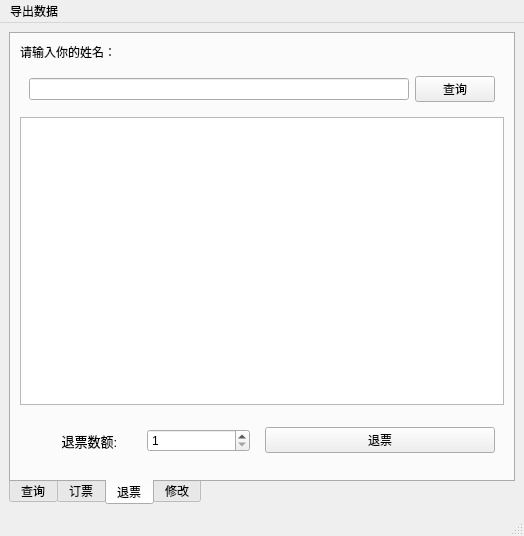
<?xml version="1.0" encoding="UTF-8"?>
<ui version="4.0">
 <class>MainWindow2</class>
 <widget class="QMainWindow" name="MainWindow2">
  <property name="geometry">
   <rect>
    <x>0</x>
    <y>0</y>
    <width>524</width>
    <height>536</height>
   </rect>
  </property>
  <property name="windowTitle">
   <string>MainWindow</string>
  </property>
  <widget class="QWidget" name="centralwidget">
   <layout class="QGridLayout" name="gridLayout">
    <item row="0" column="0">
     <widget class="QTabWidget" name="tabWidget">
      <property name="layoutDirection">
       <enum>Qt::LeftToRight</enum>
      </property>
      <property name="tabPosition">
       <enum>QTabWidget::South</enum>
      </property>
      <property name="tabShape">
       <enum>QTabWidget::Rounded</enum>
      </property>
      <property name="currentIndex">
       <number>2</number>
      </property>
      <property name="elideMode">
       <enum>Qt::ElideLeft</enum>
      </property>
      <property name="documentMode">
       <bool>false</bool>
      </property>
      <property name="movable">
       <bool>false</bool>
      </property>
      <widget class="QWidget" name="tab">
       <attribute name="title">
        <string>查询</string>
       </attribute>
       <layout class="QVBoxLayout" name="verticalLayout">
        <item>
         <widget class="QWidget" name="widget" native="true">
          <layout class="QHBoxLayout" name="horizontalLayout_2">
           <item>
            <widget class="QComboBox" name="comboBox"/>
           </item>
           <item>
            <widget class="QPushButton" name="pushButton">
             <property name="sizePolicy">
              <sizepolicy hsizetype="Minimum" vsizetype="Fixed">
               <horstretch>0</horstretch>
               <verstretch>0</verstretch>
              </sizepolicy>
             </property>
             <property name="text">
              <string>查询</string>
             </property>
            </widget>
           </item>
          </layout>
         </widget>
        </item>
        <item>
         <widget class="QTableWidget" name="tableWidget"/>
        </item>
       </layout>
      </widget>
      <widget class="QWidget" name="tab_2">
       <attribute name="title">
        <string>订票</string>
       </attribute>
       <layout class="QVBoxLayout" name="verticalLayout_2">
        <item>
         <widget class="QLabel" name="label">
          <property name="text">
           <string>请输入航班号：</string>
          </property>
         </widget>
        </item>
        <item>
         <widget class="QWidget" name="widget_2" native="true">
          <layout class="QHBoxLayout" name="horizontalLayout_3">
           <item>
            <widget class="QLineEdit" name="lineEdit"/>
           </item>
           <item>
            <widget class="QPushButton" name="pushButton_2">
             <property name="sizePolicy">
              <sizepolicy hsizetype="Minimum" vsizetype="Fixed">
               <horstretch>0</horstretch>
               <verstretch>0</verstretch>
              </sizepolicy>
             </property>
             <property name="text">
              <string>查询</string>
             </property>
            </widget>
           </item>
          </layout>
         </widget>
        </item>
        <item>
         <widget class="QTableWidget" name="tableWidget_2"/>
        </item>
        <item>
         <widget class="QPushButton" name="dp">
          <property name="text">
           <string>订票</string>
          </property>
         </widget>
        </item>
       </layout>
      </widget>
      <widget class="QWidget" name="tab_3">
       <attribute name="title">
        <string>退票</string>
       </attribute>
       <layout class="QVBoxLayout" name="verticalLayout_3">
        <item>
         <widget class="QLabel" name="label_2">
          <property name="frameShape">
           <enum>QFrame::NoFrame</enum>
          </property>
          <property name="frameShadow">
           <enum>QFrame::Sunken</enum>
          </property>
          <property name="lineWidth">
           <number>1</number>
          </property>
          <property name="text">
           <string>请输入你的姓名：</string>
          </property>
          <property name="textFormat">
           <enum>Qt::AutoText</enum>
          </property>
          <property name="scaledContents">
           <bool>false</bool>
          </property>
          <property name="wordWrap">
           <bool>false</bool>
          </property>
         </widget>
        </item>
        <item>
         <widget class="QWidget" name="widget_3" native="true">
          <layout class="QHBoxLayout" name="horizontalLayout_4">
           <item>
            <widget class="QLineEdit" name="lineEdit_2"/>
           </item>
           <item>
            <widget class="QPushButton" name="pushButton_3">
             <property name="sizePolicy">
              <sizepolicy hsizetype="Minimum" vsizetype="Fixed">
               <horstretch>0</horstretch>
               <verstretch>0</verstretch>
              </sizepolicy>
             </property>
             <property name="text">
              <string>查询</string>
             </property>
            </widget>
           </item>
          </layout>
         </widget>
        </item>
        <item>
         <widget class="QTableWidget" name="tableWidget_3"/>
        </item>
        <item>
         <widget class="QWidget" name="widget_5" native="true">
          <layout class="QHBoxLayout" name="horizontalLayout_5">
           <item>
            <widget class="QWidget" name="widget_6" native="true">
             <layout class="QHBoxLayout" name="horizontalLayout_6">
              <item>
               <widget class="QLabel" name="label_3">
                <property name="font">
                 <font>
                  <pointsize>10</pointsize>
                 </font>
                </property>
                <property name="text">
                 <string>退票数额:</string>
                </property>
                <property name="alignment">
                 <set>Qt::AlignCenter</set>
                </property>
               </widget>
              </item>
              <item>
               <widget class="QSpinBox" name="spinBox">
                <property name="minimum">
                 <number>1</number>
                </property>
                <property name="maximum">
                 <number>9</number>
                </property>
               </widget>
              </item>
             </layout>
            </widget>
           </item>
           <item>
            <widget class="QPushButton" name="tp">
             <property name="text">
              <string>退票</string>
             </property>
            </widget>
           </item>
          </layout>
         </widget>
        </item>
       </layout>
      </widget>
      <widget class="QWidget" name="tab_4">
       <attribute name="title">
        <string>修改</string>
       </attribute>
       <layout class="QGridLayout" name="gridLayout_2">
        <item row="0" column="2">
         <widget class="QTableWidget" name="tableWidget_4"/>
        </item>
        <item row="1" column="2">
         <widget class="QWidget" name="widget_4" native="true">
          <layout class="QHBoxLayout" name="horizontalLayout">
           <item>
            <widget class="QPushButton" name="bc">
             <property name="text">
              <string>保存</string>
             </property>
            </widget>
           </item>
           <item>
            <widget class="QPushButton" name="hy">
             <property name="text">
              <string>还原</string>
             </property>
            </widget>
           </item>
           <item>
            <widget class="QPushButton" name="del">
             <property name="text">
              <string>删除</string>
             </property>
            </widget>
           </item>
           <item>
            <widget class="QPushButton" name="add">
             <property name="text">
              <string>增加</string>
             </property>
            </widget>
           </item>
          </layout>
         </widget>
        </item>
       </layout>
      </widget>
     </widget>
    </item>
   </layout>
  </widget>
  <widget class="QMenuBar" name="menubar">
   <property name="geometry">
    <rect>
     <x>0</x>
     <y>0</y>
     <width>524</width>
     <height>26</height>
    </rect>
   </property>
   <widget class="QMenu" name="menu">
    <property name="title">
     <string>导出数据</string>
    </property>
    <addaction name="action1"/>
    <addaction name="action2"/>
    <addaction name="action3"/>
    <addaction name="actionall"/>
   </widget>
   <addaction name="menu"/>
  </widget>
  <widget class="QStatusBar" name="statusbar"/>
  <action name="action1">
   <property name="text">
    <string>航班信息</string>
   </property>
  </action>
  <action name="action2">
   <property name="text">
    <string>订票人员</string>
   </property>
  </action>
  <action name="action3">
   <property name="text">
    <string>候补人员</string>
   </property>
  </action>
  <action name="actionall">
   <property name="text">
    <string>所有信息</string>
   </property>
  </action>
 </widget>
 <resources/>
 <connections/>
</ui>
